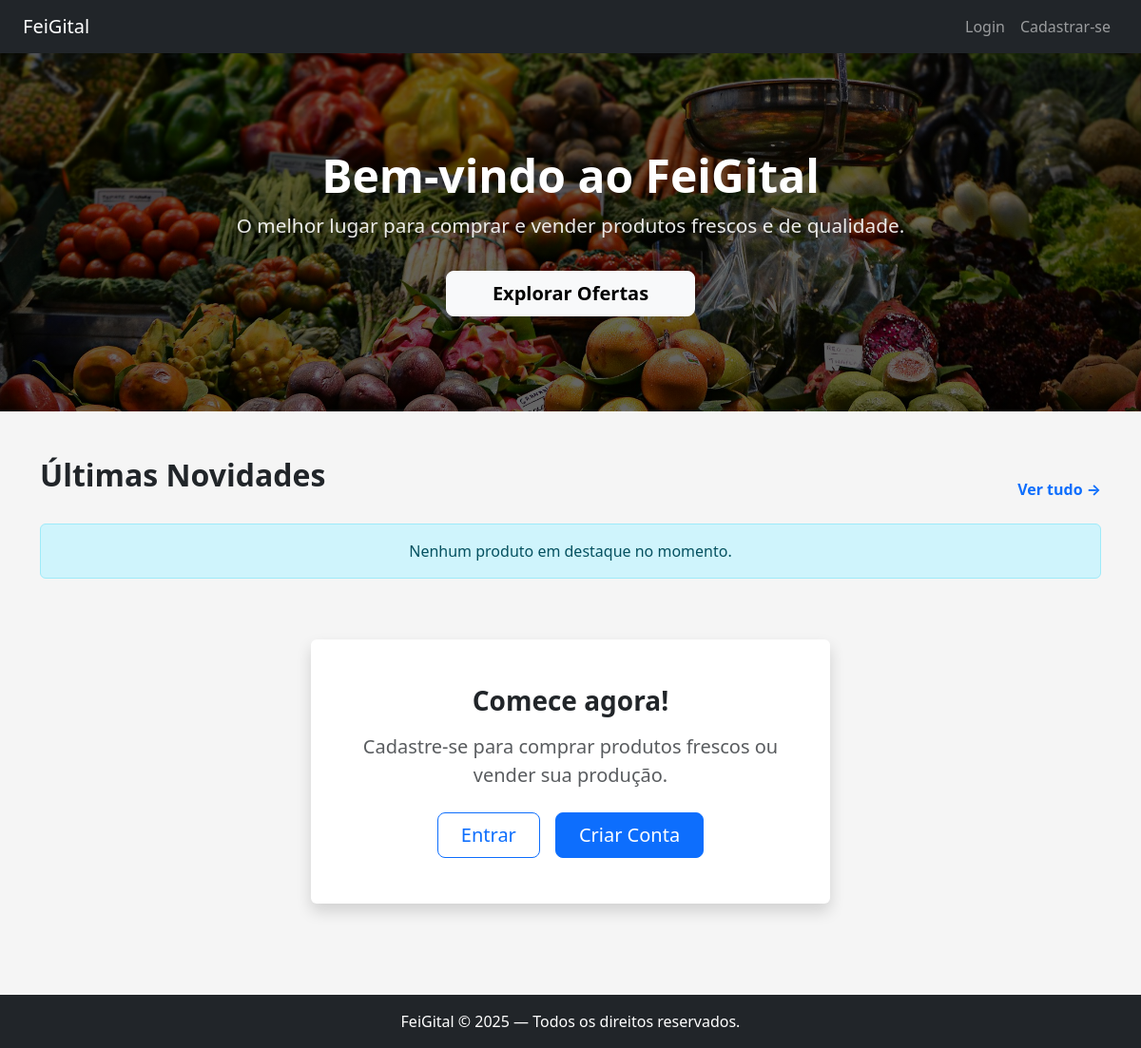
Before: / with the older database file.
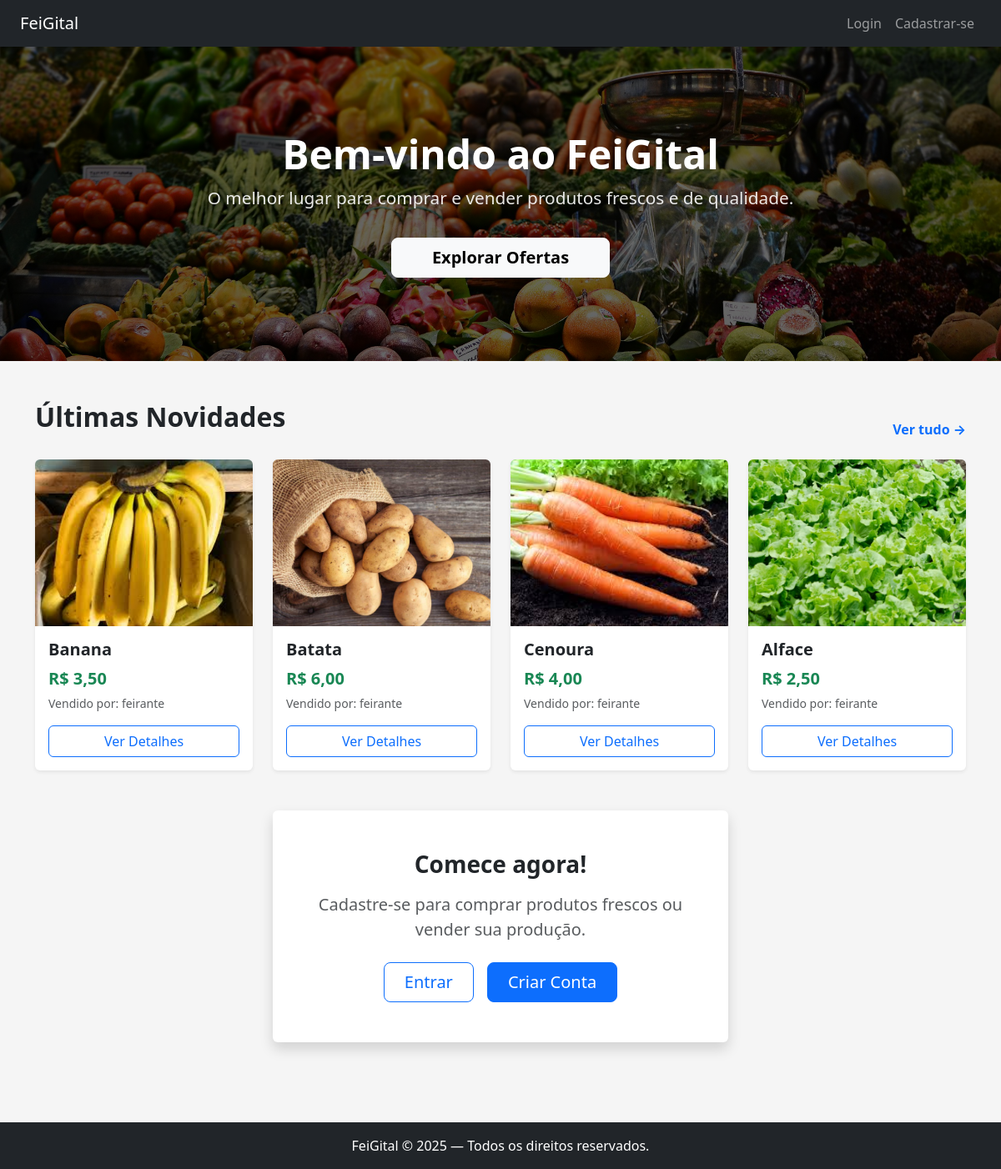
After: the same page with the newer database file.
### feigitalApp/models.py (models this page shows, shortened)
class Produto(models.Model):
    nome = models.CharField(max_length=50)
    preco = models.DecimalField(max_digits=8, decimal_places=2)
    validade = models.DateField()
    banca = models.ForeignKey(Usuario, on_delete=models.CASCADE, related_name="produtos")
    img = models.ImageField(upload_to='media', blank=True, null=True)

class Usuario(AbstractUser):
    TIPO_USER = [
        ('feirante', 'Feirante'),
        ('cliente', 'Cliente')
    ]
    tipo = models.CharField(choices=TIPO_USER)

### feigitalApp/views.py (the view)
# urls.py: path('', home, name='home'),
def home(request):
    produtos_recentes = Produto.objects.all().order_by('-id')[:4]
    return render(request, "home.html", {'produtos': produtos_recentes})

### templates/static/home.html (shortened to what the changed rows need)
{% extends 'base.html' %}
{% load static %}
{% block content %}
<div class="hero mb-5">
    <div class="container">
        <h1 class="display-4 fw-bold">Bem-vindo ao FeiGital</h1>
    </div>
</div>
<div class="container pb-5">
    <div class="mb-5">
        <div class="d-flex justify-content-between align-items-end mb-4">
            <h2 class="fw-bold text-dark">Últimas Novidades</h2>
        </div>
        <div class="row g-4">
            {% for p in produtos %}
            <div class="col-md-3">
                <div class="card h-100 border-0 shadow-sm">
                    {% if p.img %}
                        <img src="{{ p.img.url }}" class="card-img-top rounded-top" alt="{{ p.nome }}" style="height: 200px; object-fit: cover;">
                    {% else %}
                        <div class="d-flex align-items-center justify-content-center bg-light text-muted rounded-top" style="height: 200px;">
                            <i class="bi bi-image fs-1"></i> Sem imagem
                        </div>
                    {% endif %}
                    <div class="card-body">
                        <h5 class="card-title fw-bold text-truncate">{{ p.nome }}</h5>
                        <p class="text-success fs-5 fw-bold mb-1">R$ {{ p.preco }}</p>
                        <small class="text-muted d-block mb-3">Vendido por: {{ p.banca.username }}</small>
                        <a href="{% url 'listar_produto' %}" class="btn btn-outline-primary w-100 stretched-link">Ver Detalhes</a>
                    </div>
                </div>
            </div>
            {% empty %}
            <div class="col-12">
                <div class="alert alert-info text-center">
                    Nenhum produto em destaque no momento.
                </div>
            </div>
            {% endfor %}
        </div>
    </div>
</div>
{% endblock %}

Changed rows visible on the page:
added Produto: img (picture), nome "Banana", preco "3,50", banca.username "feirante"
added Produto: img (picture), nome "Batata", preco "6,00", banca.username "feirante"
added Produto: img (picture), nome "Cenoura", preco "4,00", banca.username "feirante"
added Produto: img (picture), nome "Alface", preco "2,50", banca.username "feirante"
Other visible differences:
text no longer shown: "Nenhum produto em destaque no momento."
